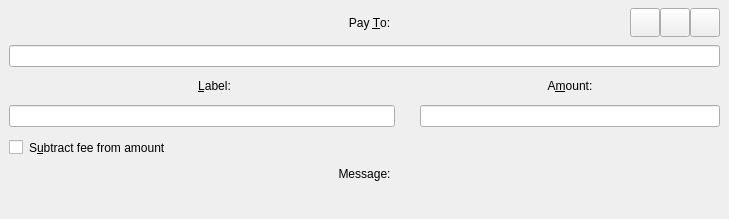
<?xml version="1.0" encoding="UTF-8"?>
<ui version="4.0">
 <class>SendCoinsEntry</class>
 <widget class="QStackedWidget" name="SendCoinsEntry">
  <property name="geometry">
   <rect>
    <x>0</x>
    <y>0</y>
    <width>729</width>
    <height>219</height>
   </rect>
  </property>
  <property name="focusPolicy">
   <enum>Qt::TabFocus</enum>
  </property>
  <property name="autoFillBackground">
   <bool>false</bool>
  </property>
  <property name="styleSheet">
   <string notr="true">#SendCoins, #SendCoins{
  background:transparent;
}</string>
  </property>
  <property name="currentIndex">
   <number>0</number>
  </property>
  <widget class="QFrame" name="SendCoins">
   <property name="toolTip">
    <string>This is a normal payment.</string>
   </property>
   <property name="styleSheet">
    <string notr="true"/>
   </property>
   <property name="frameShape">
    <enum>QFrame::NoFrame</enum>
   </property>
   <layout class="QGridLayout" name="gridLayout">
    <property name="topMargin">
     <number>8</number>
    </property>
    <property name="bottomMargin">
     <number>4</number>
    </property>
    <property name="horizontalSpacing">
     <number>12</number>
    </property>
    <property name="verticalSpacing">
     <number>8</number>
    </property>
    <item row="2" column="0">
     <layout class="QHBoxLayout" name="labelAmounTitles">
      <item>
       <widget class="QLabel" name="labellLabel">
        <property name="sizePolicy">
         <sizepolicy hsizetype="Expanding" vsizetype="Preferred">
          <horstretch>0</horstretch>
          <verstretch>0</verstretch>
         </sizepolicy>
        </property>
        <property name="text">
         <string>&amp;Label:</string>
        </property>
        <property name="alignment">
         <set>Qt::AlignCenter</set>
        </property>
        <property name="buddy">
         <cstring>addAsLabel</cstring>
        </property>
        <property name="class" stdset="0">
         <string>titleLabel</string>
        </property>
       </widget>
      </item>
      <item>
       <widget class="QLabel" name="amountLabel">
        <property name="sizePolicy">
         <sizepolicy hsizetype="Expanding" vsizetype="Preferred">
          <horstretch>0</horstretch>
          <verstretch>0</verstretch>
         </sizepolicy>
        </property>
        <property name="maximumSize">
         <size>
          <width>300</width>
          <height>16777215</height>
         </size>
        </property>
        <property name="text">
         <string>A&amp;mount:</string>
        </property>
        <property name="alignment">
         <set>Qt::AlignCenter</set>
        </property>
        <property name="buddy">
         <cstring>payAmount</cstring>
        </property>
        <property name="class" stdset="0">
         <string>titleLabel</string>
        </property>
       </widget>
      </item>
     </layout>
    </item>
    <item row="1" column="0">
     <layout class="QHBoxLayout" name="payToLayout">
      <property name="spacing">
       <number>0</number>
      </property>
      <item>
       <widget class="QValidatedLineEdit" name="payTo">
        <property name="toolTip">
         <string>The Paccoin address to send the payment to</string>
        </property>
        <property name="class" stdset="0">
         <string>LineEdit</string>
        </property>
       </widget>
      </item>
     </layout>
    </item>
    <item row="0" column="0">
     <layout class="QHBoxLayout" name="PayToHeader">
      <item>
       <spacer name="horizontalSpacer">
        <property name="orientation">
         <enum>Qt::Horizontal</enum>
        </property>
        <property name="sizeType">
         <enum>QSizePolicy::Fixed</enum>
        </property>
        <property name="sizeHint" stdset="0">
         <size>
          <width>100</width>
          <height>20</height>
         </size>
        </property>
       </spacer>
      </item>
      <item>
       <widget class="QLabel" name="payToLabel">
        <property name="text">
         <string>Pay &amp;To:</string>
        </property>
        <property name="alignment">
         <set>Qt::AlignCenter</set>
        </property>
        <property name="buddy">
         <cstring>payTo</cstring>
        </property>
        <property name="class" stdset="0">
         <string>titleLabel</string>
        </property>
       </widget>
      </item>
      <item>
       <widget class="QToolButton" name="addressBookButton">
        <property name="toolTip">
         <string>Choose previously used address</string>
        </property>
        <property name="text">
         <string/>
        </property>
        <property name="iconSize">
         <size>
          <width>22</width>
          <height>22</height>
         </size>
        </property>
        <property name="shortcut">
         <string>Alt+A</string>
        </property>
        <property name="class" stdset="0">
         <string>QuickButton</string>
        </property>
       </widget>
      </item>
      <item>
       <widget class="QToolButton" name="pasteButton">
        <property name="toolTip">
         <string>Paste address from clipboard</string>
        </property>
        <property name="text">
         <string/>
        </property>
        <property name="iconSize">
         <size>
          <width>22</width>
          <height>22</height>
         </size>
        </property>
        <property name="shortcut">
         <string>Alt+P</string>
        </property>
        <property name="class" stdset="0">
         <string>QuickButton</string>
        </property>
       </widget>
      </item>
      <item>
       <widget class="QToolButton" name="deleteButton">
        <property name="toolTip">
         <string>Remove this entry</string>
        </property>
        <property name="text">
         <string/>
        </property>
        <property name="iconSize">
         <size>
          <width>22</width>
          <height>22</height>
         </size>
        </property>
        <property name="class" stdset="0">
         <string>QuickButton</string>
        </property>
       </widget>
      </item>
     </layout>
    </item>
    <item row="6" column="0">
     <widget class="QLabel" name="messageLabel">
      <property name="text">
       <string>Message:</string>
      </property>
      <property name="alignment">
       <set>Qt::AlignCenter</set>
      </property>
      <property name="class" stdset="0">
       <string>titleLabel</string>
      </property>
     </widget>
    </item>
    <item row="3" column="0">
     <layout class="QHBoxLayout" name="inputsContainer">
      <item>
       <widget class="QLineEdit" name="addAsLabel">
        <property name="toolTip">
         <string>Enter a label for this address to add it to the list of used addresses</string>
        </property>
        <property name="class" stdset="0">
         <string>LineEdit</string>
        </property>
       </widget>
      </item>
      <item>
       <spacer name="horizontalSpacer_2">
        <property name="orientation">
         <enum>Qt::Horizontal</enum>
        </property>
        <property name="sizeType">
         <enum>QSizePolicy::Preferred</enum>
        </property>
        <property name="sizeHint" stdset="0">
         <size>
          <width>25</width>
          <height>20</height>
         </size>
        </property>
       </spacer>
      </item>
      <item>
       <widget class="BitcoinAmountField" name="payAmount">
        <property name="maximumSize">
         <size>
          <width>300</width>
          <height>16777215</height>
         </size>
        </property>
        <property name="class" stdset="0">
         <string>LineEdit_PacCoins</string>
        </property>
       </widget>
      </item>
     </layout>
    </item>
    <item row="7" column="0">
     <widget class="QLabel" name="messageTextLabel">
      <property name="toolTip">
       <string>A message that was attached to the paccoin: URI which will be stored with the transaction for your reference. Note: This message will not be sent over the Paccoin network.</string>
      </property>
      <property name="textFormat">
       <enum>Qt::PlainText</enum>
      </property>
     </widget>
    </item>
    <item row="5" column="0">
     <layout class="QHBoxLayout" name="horizontalLayoutAmount" stretch="1">
      <item>
       <widget class="QCheckBox" name="checkboxSubtractFeeFromAmount">
        <property name="toolTip">
         <string>The fee will be deducted from the amount being sent. The recipient will receive a lower amount of Paccoin than you enter in the amount field. If multiple recipients are selected, the fee is split equally.</string>
        </property>
        <property name="styleSheet">
         <string notr="true">margin: 5px 0 0 0;</string>
        </property>
        <property name="text">
         <string>S&amp;ubtract fee from amount</string>
        </property>
       </widget>
      </item>
     </layout>
    </item>
   </layout>
  </widget>
  <widget class="QFrame" name="SendCoins_UnauthenticatedPaymentRequest">
   <property name="palette">
    <palette>
     <active>
      <colorrole role="WindowText">
       <brush brushstyle="SolidPattern">
        <color alpha="255">
         <red>0</red>
         <green>0</green>
         <blue>0</blue>
        </color>
       </brush>
      </colorrole>
      <colorrole role="Button">
       <brush brushstyle="SolidPattern">
        <color alpha="255">
         <red>255</red>
         <green>255</green>
         <blue>127</blue>
        </color>
       </brush>
      </colorrole>
      <colorrole role="Light">
       <brush brushstyle="SolidPattern">
        <color alpha="255">
         <red>255</red>
         <green>255</green>
         <blue>255</blue>
        </color>
       </brush>
      </colorrole>
      <colorrole role="Midlight">
       <brush brushstyle="SolidPattern">
        <color alpha="255">
         <red>255</red>
         <green>255</green>
         <blue>191</blue>
        </color>
       </brush>
      </colorrole>
      <colorrole role="Dark">
       <brush brushstyle="SolidPattern">
        <color alpha="255">
         <red>127</red>
         <green>127</green>
         <blue>63</blue>
        </color>
       </brush>
      </colorrole>
      <colorrole role="Mid">
       <brush brushstyle="SolidPattern">
        <color alpha="255">
         <red>170</red>
         <green>170</green>
         <blue>84</blue>
        </color>
       </brush>
      </colorrole>
      <colorrole role="Text">
       <brush brushstyle="SolidPattern">
        <color alpha="255">
         <red>0</red>
         <green>0</green>
         <blue>0</blue>
        </color>
       </brush>
      </colorrole>
      <colorrole role="BrightText">
       <brush brushstyle="SolidPattern">
        <color alpha="255">
         <red>255</red>
         <green>255</green>
         <blue>255</blue>
        </color>
       </brush>
      </colorrole>
      <colorrole role="ButtonText">
       <brush brushstyle="SolidPattern">
        <color alpha="255">
         <red>0</red>
         <green>0</green>
         <blue>0</blue>
        </color>
       </brush>
      </colorrole>
      <colorrole role="Base">
       <brush brushstyle="SolidPattern">
        <color alpha="255">
         <red>255</red>
         <green>255</green>
         <blue>255</blue>
        </color>
       </brush>
      </colorrole>
      <colorrole role="Window">
       <brush brushstyle="SolidPattern">
        <color alpha="255">
         <red>255</red>
         <green>255</green>
         <blue>127</blue>
        </color>
       </brush>
      </colorrole>
      <colorrole role="Shadow">
       <brush brushstyle="SolidPattern">
        <color alpha="255">
         <red>0</red>
         <green>0</green>
         <blue>0</blue>
        </color>
       </brush>
      </colorrole>
      <colorrole role="AlternateBase">
       <brush brushstyle="SolidPattern">
        <color alpha="255">
         <red>255</red>
         <green>255</green>
         <blue>191</blue>
        </color>
       </brush>
      </colorrole>
      <colorrole role="ToolTipBase">
       <brush brushstyle="SolidPattern">
        <color alpha="255">
         <red>255</red>
         <green>255</green>
         <blue>220</blue>
        </color>
       </brush>
      </colorrole>
      <colorrole role="ToolTipText">
       <brush brushstyle="SolidPattern">
        <color alpha="255">
         <red>0</red>
         <green>0</green>
         <blue>0</blue>
        </color>
       </brush>
      </colorrole>
     </active>
     <inactive>
      <colorrole role="WindowText">
       <brush brushstyle="SolidPattern">
        <color alpha="255">
         <red>0</red>
         <green>0</green>
         <blue>0</blue>
        </color>
       </brush>
      </colorrole>
      <colorrole role="Button">
       <brush brushstyle="SolidPattern">
        <color alpha="255">
         <red>255</red>
         <green>255</green>
         <blue>127</blue>
        </color>
       </brush>
      </colorrole>
      <colorrole role="Light">
       <brush brushstyle="SolidPattern">
        <color alpha="255">
         <red>255</red>
         <green>255</green>
         <blue>255</blue>
        </color>
       </brush>
      </colorrole>
      <colorrole role="Midlight">
       <brush brushstyle="SolidPattern">
        <color alpha="255">
         <red>255</red>
         <green>255</green>
         <blue>191</blue>
        </color>
       </brush>
      </colorrole>
      <colorrole role="Dark">
       <brush brushstyle="SolidPattern">
        <color alpha="255">
         <red>127</red>
         <green>127</green>
         <blue>63</blue>
        </color>
       </brush>
      </colorrole>
      <colorrole role="Mid">
       <brush brushstyle="SolidPattern">
        <color alpha="255">
         <red>170</red>
         <green>170</green>
         <blue>84</blue>
        </color>
       </brush>
      </colorrole>
      <colorrole role="Text">
       <brush brushstyle="SolidPattern">
        <color alpha="255">
         <red>0</red>
         <green>0</green>
         <blue>0</blue>
        </color>
       </brush>
      </colorrole>
      <colorrole role="BrightText">
       <brush brushstyle="SolidPattern">
        <color alpha="255">
         <red>255</red>
         <green>255</green>
         <blue>255</blue>
        </color>
       </brush>
      </colorrole>
      <colorrole role="ButtonText">
       <brush brushstyle="SolidPattern">
        <color alpha="255">
         <red>0</red>
         <green>0</green>
         <blue>0</blue>
        </color>
       </brush>
      </colorrole>
      <colorrole role="Base">
       <brush brushstyle="SolidPattern">
        <color alpha="255">
         <red>255</red>
         <green>255</green>
         <blue>255</blue>
        </color>
       </brush>
      </colorrole>
      <colorrole role="Window">
       <brush brushstyle="SolidPattern">
        <color alpha="255">
         <red>255</red>
         <green>255</green>
         <blue>127</blue>
        </color>
       </brush>
      </colorrole>
      <colorrole role="Shadow">
       <brush brushstyle="SolidPattern">
        <color alpha="255">
         <red>0</red>
         <green>0</green>
         <blue>0</blue>
        </color>
       </brush>
      </colorrole>
      <colorrole role="AlternateBase">
       <brush brushstyle="SolidPattern">
        <color alpha="255">
         <red>255</red>
         <green>255</green>
         <blue>191</blue>
        </color>
       </brush>
      </colorrole>
      <colorrole role="ToolTipBase">
       <brush brushstyle="SolidPattern">
        <color alpha="255">
         <red>255</red>
         <green>255</green>
         <blue>220</blue>
        </color>
       </brush>
      </colorrole>
      <colorrole role="ToolTipText">
       <brush brushstyle="SolidPattern">
        <color alpha="255">
         <red>0</red>
         <green>0</green>
         <blue>0</blue>
        </color>
       </brush>
      </colorrole>
     </inactive>
     <disabled>
      <colorrole role="WindowText">
       <brush brushstyle="SolidPattern">
        <color alpha="255">
         <red>127</red>
         <green>127</green>
         <blue>63</blue>
        </color>
       </brush>
      </colorrole>
      <colorrole role="Button">
       <brush brushstyle="SolidPattern">
        <color alpha="255">
         <red>255</red>
         <green>255</green>
         <blue>127</blue>
        </color>
       </brush>
      </colorrole>
      <colorrole role="Light">
       <brush brushstyle="SolidPattern">
        <color alpha="255">
         <red>255</red>
         <green>255</green>
         <blue>255</blue>
        </color>
       </brush>
      </colorrole>
      <colorrole role="Midlight">
       <brush brushstyle="SolidPattern">
        <color alpha="255">
         <red>255</red>
         <green>255</green>
         <blue>191</blue>
        </color>
       </brush>
      </colorrole>
      <colorrole role="Dark">
       <brush brushstyle="SolidPattern">
        <color alpha="255">
         <red>127</red>
         <green>127</green>
         <blue>63</blue>
        </color>
       </brush>
      </colorrole>
      <colorrole role="Mid">
       <brush brushstyle="SolidPattern">
        <color alpha="255">
         <red>170</red>
         <green>170</green>
         <blue>84</blue>
        </color>
       </brush>
      </colorrole>
      <colorrole role="Text">
       <brush brushstyle="SolidPattern">
        <color alpha="255">
         <red>127</red>
         <green>127</green>
         <blue>63</blue>
        </color>
       </brush>
      </colorrole>
      <colorrole role="BrightText">
       <brush brushstyle="SolidPattern">
        <color alpha="255">
         <red>255</red>
         <green>255</green>
         <blue>255</blue>
        </color>
       </brush>
      </colorrole>
      <colorrole role="ButtonText">
       <brush brushstyle="SolidPattern">
        <color alpha="255">
         <red>127</red>
         <green>127</green>
         <blue>63</blue>
        </color>
       </brush>
      </colorrole>
      <colorrole role="Base">
       <brush brushstyle="SolidPattern">
        <color alpha="255">
         <red>255</red>
         <green>255</green>
         <blue>127</blue>
        </color>
       </brush>
      </colorrole>
      <colorrole role="Window">
       <brush brushstyle="SolidPattern">
        <color alpha="255">
         <red>255</red>
         <green>255</green>
         <blue>127</blue>
        </color>
       </brush>
      </colorrole>
      <colorrole role="Shadow">
       <brush brushstyle="SolidPattern">
        <color alpha="255">
         <red>0</red>
         <green>0</green>
         <blue>0</blue>
        </color>
       </brush>
      </colorrole>
      <colorrole role="AlternateBase">
       <brush brushstyle="SolidPattern">
        <color alpha="255">
         <red>255</red>
         <green>255</green>
         <blue>127</blue>
        </color>
       </brush>
      </colorrole>
      <colorrole role="ToolTipBase">
       <brush brushstyle="SolidPattern">
        <color alpha="255">
         <red>255</red>
         <green>255</green>
         <blue>220</blue>
        </color>
       </brush>
      </colorrole>
      <colorrole role="ToolTipText">
       <brush brushstyle="SolidPattern">
        <color alpha="255">
         <red>0</red>
         <green>0</green>
         <blue>0</blue>
        </color>
       </brush>
      </colorrole>
     </disabled>
    </palette>
   </property>
   <property name="toolTip">
    <string>This is an unauthenticated payment request.</string>
   </property>
   <property name="autoFillBackground">
    <bool>true</bool>
   </property>
   <property name="frameShape">
    <enum>QFrame::NoFrame</enum>
   </property>
   <layout class="QGridLayout" name="gridLayout_is">
    <property name="spacing">
     <number>12</number>
    </property>
    <item row="0" column="0">
     <widget class="QLabel" name="payToLabel_is">
      <property name="text">
       <string>Pay To:</string>
      </property>
      <property name="alignment">
       <set>Qt::AlignRight|Qt::AlignTrailing|Qt::AlignVCenter</set>
      </property>
     </widget>
    </item>
    <item row="0" column="1">
     <layout class="QHBoxLayout" name="payToLayout_is">
      <property name="spacing">
       <number>0</number>
      </property>
      <item>
       <widget class="QLabel" name="payTo_is"/>
      </item>
      <item>
       <widget class="QToolButton" name="deleteButton_is">
        <property name="toolTip">
         <string>Remove this entry</string>
        </property>
        <property name="text">
         <string/>
        </property>
       </widget>
      </item>
     </layout>
    </item>
    <item row="1" column="0">
     <widget class="QLabel" name="memoLabel_is">
      <property name="text">
       <string>Memo:</string>
      </property>
      <property name="alignment">
       <set>Qt::AlignRight|Qt::AlignTrailing|Qt::AlignVCenter</set>
      </property>
     </widget>
    </item>
    <item row="1" column="1">
     <widget class="QLabel" name="memoTextLabel_is">
      <property name="textFormat">
       <enum>Qt::PlainText</enum>
      </property>
     </widget>
    </item>
    <item row="2" column="0">
     <widget class="QLabel" name="amountLabel_is">
      <property name="text">
       <string>A&amp;mount:</string>
      </property>
      <property name="alignment">
       <set>Qt::AlignRight|Qt::AlignTrailing|Qt::AlignVCenter</set>
      </property>
      <property name="buddy">
       <cstring>payAmount_is</cstring>
      </property>
     </widget>
    </item>
    <item row="2" column="1">
     <widget class="BitcoinAmountField" name="payAmount_is">
      <property name="acceptDrops">
       <bool>false</bool>
      </property>
     </widget>
    </item>
   </layout>
  </widget>
  <widget class="QFrame" name="SendCoins_AuthenticatedPaymentRequest">
   <property name="palette">
    <palette>
     <active>
      <colorrole role="WindowText">
       <brush brushstyle="SolidPattern">
        <color alpha="255">
         <red>0</red>
         <green>0</green>
         <blue>0</blue>
        </color>
       </brush>
      </colorrole>
      <colorrole role="Button">
       <brush brushstyle="SolidPattern">
        <color alpha="255">
         <red>140</red>
         <green>232</green>
         <blue>119</blue>
        </color>
       </brush>
      </colorrole>
      <colorrole role="Light">
       <brush brushstyle="SolidPattern">
        <color alpha="255">
         <red>230</red>
         <green>255</green>
         <blue>224</blue>
        </color>
       </brush>
      </colorrole>
      <colorrole role="Midlight">
       <brush brushstyle="SolidPattern">
        <color alpha="255">
         <red>185</red>
         <green>243</green>
         <blue>171</blue>
        </color>
       </brush>
      </colorrole>
      <colorrole role="Dark">
       <brush brushstyle="SolidPattern">
        <color alpha="255">
         <red>70</red>
         <green>116</green>
         <blue>59</blue>
        </color>
       </brush>
      </colorrole>
      <colorrole role="Mid">
       <brush brushstyle="SolidPattern">
        <color alpha="255">
         <red>93</red>
         <green>155</green>
         <blue>79</blue>
        </color>
       </brush>
      </colorrole>
      <colorrole role="Text">
       <brush brushstyle="SolidPattern">
        <color alpha="255">
         <red>0</red>
         <green>0</green>
         <blue>0</blue>
        </color>
       </brush>
      </colorrole>
      <colorrole role="BrightText">
       <brush brushstyle="SolidPattern">
        <color alpha="255">
         <red>155</red>
         <green>255</green>
         <blue>147</blue>
        </color>
       </brush>
      </colorrole>
      <colorrole role="ButtonText">
       <brush brushstyle="SolidPattern">
        <color alpha="255">
         <red>0</red>
         <green>0</green>
         <blue>0</blue>
        </color>
       </brush>
      </colorrole>
      <colorrole role="Base">
       <brush brushstyle="SolidPattern">
        <color alpha="255">
         <red>119</red>
         <green>255</green>
         <blue>233</blue>
        </color>
       </brush>
      </colorrole>
      <colorrole role="Window">
       <brush brushstyle="SolidPattern">
        <color alpha="255">
         <red>140</red>
         <green>232</green>
         <blue>119</blue>
        </color>
       </brush>
      </colorrole>
      <colorrole role="Shadow">
       <brush brushstyle="SolidPattern">
        <color alpha="255">
         <red>0</red>
         <green>0</green>
         <blue>0</blue>
        </color>
       </brush>
      </colorrole>
      <colorrole role="AlternateBase">
       <brush brushstyle="SolidPattern">
        <color alpha="255">
         <red>197</red>
         <green>243</green>
         <blue>187</blue>
        </color>
       </brush>
      </colorrole>
      <colorrole role="NoRole">
       <brush brushstyle="SolidPattern">
        <color alpha="255">
         <red>125</red>
         <green>194</green>
         <blue>122</blue>
        </color>
       </brush>
      </colorrole>
      <colorrole role="ToolTipBase">
       <brush brushstyle="SolidPattern">
        <color alpha="255">
         <red>255</red>
         <green>255</green>
         <blue>220</blue>
        </color>
       </brush>
      </colorrole>
      <colorrole role="ToolTipText">
       <brush brushstyle="SolidPattern">
        <color alpha="255">
         <red>0</red>
         <green>0</green>
         <blue>0</blue>
        </color>
       </brush>
      </colorrole>
     </active>
     <inactive>
      <colorrole role="WindowText">
       <brush brushstyle="SolidPattern">
        <color alpha="255">
         <red>0</red>
         <green>0</green>
         <blue>0</blue>
        </color>
       </brush>
      </colorrole>
      <colorrole role="Button">
       <brush brushstyle="SolidPattern">
        <color alpha="255">
         <red>140</red>
         <green>232</green>
         <blue>119</blue>
        </color>
       </brush>
      </colorrole>
      <colorrole role="Light">
       <brush brushstyle="SolidPattern">
        <color alpha="255">
         <red>230</red>
         <green>255</green>
         <blue>224</blue>
        </color>
       </brush>
      </colorrole>
      <colorrole role="Midlight">
       <brush brushstyle="SolidPattern">
        <color alpha="255">
         <red>185</red>
         <green>243</green>
         <blue>171</blue>
        </color>
       </brush>
      </colorrole>
      <colorrole role="Dark">
       <brush brushstyle="SolidPattern">
        <color alpha="255">
         <red>70</red>
         <green>116</green>
         <blue>59</blue>
        </color>
       </brush>
      </colorrole>
      <colorrole role="Mid">
       <brush brushstyle="SolidPattern">
        <color alpha="255">
         <red>93</red>
         <green>155</green>
         <blue>79</blue>
        </color>
       </brush>
      </colorrole>
      <colorrole role="Text">
       <brush brushstyle="SolidPattern">
        <color alpha="255">
         <red>0</red>
         <green>0</green>
         <blue>0</blue>
        </color>
       </brush>
      </colorrole>
      <colorrole role="BrightText">
       <brush brushstyle="SolidPattern">
        <color alpha="255">
         <red>155</red>
         <green>255</green>
         <blue>147</blue>
        </color>
       </brush>
      </colorrole>
      <colorrole role="ButtonText">
       <brush brushstyle="SolidPattern">
        <color alpha="255">
         <red>0</red>
         <green>0</green>
         <blue>0</blue>
        </color>
       </brush>
      </colorrole>
      <colorrole role="Base">
       <brush brushstyle="SolidPattern">
        <color alpha="255">
         <red>119</red>
         <green>255</green>
         <blue>233</blue>
        </color>
       </brush>
      </colorrole>
      <colorrole role="Window">
       <brush brushstyle="SolidPattern">
        <color alpha="255">
         <red>140</red>
         <green>232</green>
         <blue>119</blue>
        </color>
       </brush>
      </colorrole>
      <colorrole role="Shadow">
       <brush brushstyle="SolidPattern">
        <color alpha="255">
         <red>0</red>
         <green>0</green>
         <blue>0</blue>
        </color>
       </brush>
      </colorrole>
      <colorrole role="AlternateBase">
       <brush brushstyle="SolidPattern">
        <color alpha="255">
         <red>197</red>
         <green>243</green>
         <blue>187</blue>
        </color>
       </brush>
      </colorrole>
      <colorrole role="NoRole">
       <brush brushstyle="SolidPattern">
        <color alpha="255">
         <red>125</red>
         <green>194</green>
         <blue>122</blue>
        </color>
       </brush>
      </colorrole>
      <colorrole role="ToolTipBase">
       <brush brushstyle="SolidPattern">
        <color alpha="255">
         <red>255</red>
         <green>255</green>
         <blue>220</blue>
        </color>
       </brush>
      </colorrole>
      <colorrole role="ToolTipText">
       <brush brushstyle="SolidPattern">
        <color alpha="255">
         <red>0</red>
         <green>0</green>
         <blue>0</blue>
        </color>
       </brush>
      </colorrole>
     </inactive>
     <disabled>
      <colorrole role="WindowText">
       <brush brushstyle="SolidPattern">
        <color alpha="255">
         <red>70</red>
         <green>116</green>
         <blue>59</blue>
        </color>
       </brush>
      </colorrole>
      <colorrole role="Button">
       <brush brushstyle="SolidPattern">
        <color alpha="255">
         <red>140</red>
         <green>232</green>
         <blue>119</blue>
        </color>
       </brush>
      </colorrole>
      <colorrole role="Light">
       <brush brushstyle="SolidPattern">
        <color alpha="255">
         <red>230</red>
         <green>255</green>
         <blue>224</blue>
        </color>
       </brush>
      </colorrole>
      <colorrole role="Midlight">
       <brush brushstyle="SolidPattern">
        <color alpha="255">
         <red>185</red>
         <green>243</green>
         <blue>171</blue>
        </color>
       </brush>
      </colorrole>
      <colorrole role="Dark">
       <brush brushstyle="SolidPattern">
        <color alpha="255">
         <red>70</red>
         <green>116</green>
         <blue>59</blue>
        </color>
       </brush>
      </colorrole>
      <colorrole role="Mid">
       <brush brushstyle="SolidPattern">
        <color alpha="255">
         <red>93</red>
         <green>155</green>
         <blue>79</blue>
        </color>
       </brush>
      </colorrole>
      <colorrole role="Text">
       <brush brushstyle="SolidPattern">
        <color alpha="255">
         <red>70</red>
         <green>116</green>
         <blue>59</blue>
        </color>
       </brush>
      </colorrole>
      <colorrole role="BrightText">
       <brush brushstyle="SolidPattern">
        <color alpha="255">
         <red>155</red>
         <green>255</green>
         <blue>147</blue>
        </color>
       </brush>
      </colorrole>
      <colorrole role="ButtonText">
       <brush brushstyle="SolidPattern">
        <color alpha="255">
         <red>70</red>
         <green>116</green>
         <blue>59</blue>
        </color>
       </brush>
      </colorrole>
      <colorrole role="Base">
       <brush brushstyle="SolidPattern">
        <color alpha="255">
         <red>140</red>
         <green>232</green>
         <blue>119</blue>
        </color>
       </brush>
      </colorrole>
      <colorrole role="Window">
       <brush brushstyle="SolidPattern">
        <color alpha="255">
         <red>140</red>
         <green>232</green>
         <blue>119</blue>
        </color>
       </brush>
      </colorrole>
      <colorrole role="Shadow">
       <brush brushstyle="SolidPattern">
        <color alpha="255">
         <red>0</red>
         <green>0</green>
         <blue>0</blue>
        </color>
       </brush>
      </colorrole>
      <colorrole role="AlternateBase">
       <brush brushstyle="SolidPattern">
        <color alpha="255">
         <red>140</red>
         <green>232</green>
         <blue>119</blue>
        </color>
       </brush>
      </colorrole>
      <colorrole role="NoRole">
       <brush brushstyle="SolidPattern">
        <color alpha="255">
         <red>125</red>
         <green>194</green>
         <blue>122</blue>
        </color>
       </brush>
      </colorrole>
      <colorrole role="ToolTipBase">
       <brush brushstyle="SolidPattern">
        <color alpha="255">
         <red>255</red>
         <green>255</green>
         <blue>220</blue>
        </color>
       </brush>
      </colorrole>
      <colorrole role="ToolTipText">
       <brush brushstyle="SolidPattern">
        <color alpha="255">
         <red>0</red>
         <green>0</green>
         <blue>0</blue>
        </color>
       </brush>
      </colorrole>
     </disabled>
    </palette>
   </property>
   <property name="toolTip">
    <string>This is an authenticated payment request.</string>
   </property>
   <property name="autoFillBackground">
    <bool>true</bool>
   </property>
   <property name="frameShape">
    <enum>QFrame::NoFrame</enum>
   </property>
   <layout class="QGridLayout" name="gridLayout_s">
    <property name="spacing">
     <number>12</number>
    </property>
    <item row="0" column="0">
     <widget class="QLabel" name="payToLabel_s">
      <property name="text">
       <string>Pay To:</string>
      </property>
      <property name="alignment">
       <set>Qt::AlignRight|Qt::AlignTrailing|Qt::AlignVCenter</set>
      </property>
     </widget>
    </item>
    <item row="0" column="1">
     <layout class="QHBoxLayout" name="payToLayout_s">
      <property name="spacing">
       <number>0</number>
      </property>
      <item>
       <widget class="QLabel" name="payTo_s">
        <property name="textFormat">
         <enum>Qt::PlainText</enum>
        </property>
       </widget>
      </item>
      <item>
       <widget class="QToolButton" name="deleteButton_s">
        <property name="toolTip">
         <string>Remove this entry</string>
        </property>
        <property name="text">
         <string/>
        </property>
       </widget>
      </item>
     </layout>
    </item>
    <item row="1" column="0">
     <widget class="QLabel" name="memoLabel_s">
      <property name="text">
       <string>Memo:</string>
      </property>
      <property name="alignment">
       <set>Qt::AlignRight|Qt::AlignTrailing|Qt::AlignVCenter</set>
      </property>
     </widget>
    </item>
    <item row="1" column="1">
     <widget class="QLabel" name="memoTextLabel_s">
      <property name="textFormat">
       <enum>Qt::PlainText</enum>
      </property>
     </widget>
    </item>
    <item row="2" column="0">
     <widget class="QLabel" name="amountLabel_s">
      <property name="text">
       <string>A&amp;mount:</string>
      </property>
      <property name="alignment">
       <set>Qt::AlignRight|Qt::AlignTrailing|Qt::AlignVCenter</set>
      </property>
      <property name="buddy">
       <cstring>payAmount_s</cstring>
      </property>
     </widget>
    </item>
    <item row="2" column="1">
     <widget class="BitcoinAmountField" name="payAmount_s">
      <property name="acceptDrops">
       <bool>false</bool>
      </property>
     </widget>
    </item>
   </layout>
  </widget>
 </widget>
 <customwidgets>
  <customwidget>
   <class>BitcoinAmountField</class>
   <extends>QLineEdit</extends>
   <header>bitcoinamountfield.h</header>
   <container>1</container>
  </customwidget>
  <customwidget>
   <class>QValidatedLineEdit</class>
   <extends>QLineEdit</extends>
   <header>qvalidatedlineedit.h</header>
  </customwidget>
 </customwidgets>
 <tabstops>
  <tabstop>payTo</tabstop>
  <tabstop>payAmount_is</tabstop>
  <tabstop>deleteButton_is</tabstop>
  <tabstop>payAmount_s</tabstop>
  <tabstop>deleteButton_s</tabstop>
 </tabstops>
 <resources/>
 <connections/>
</ui>
